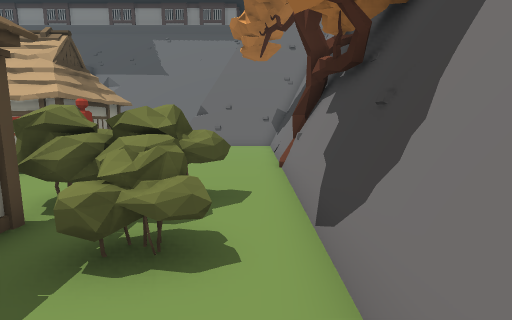
View 1 (above)

24 first-person views from a walk through a Unity game level. The camera is 1.4 m above the floor, tilts 8° down and sees 85° across. The floor is counted in squares, 1 m on a side. Each view is taken from the middle of a square. On the plan, view 1 faces up. The plan holds only what a view shows up to about 14 squares ahead; the rest is blank. The place goes on beyond the plan. The player is left out. Some animated figures are left out.

View 2
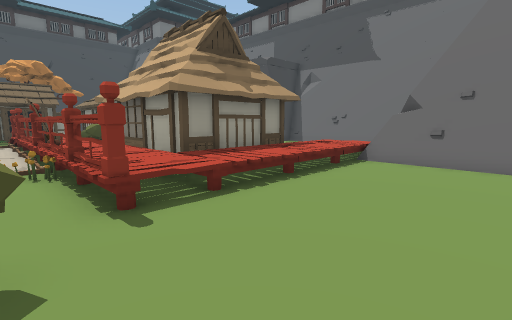

View 3
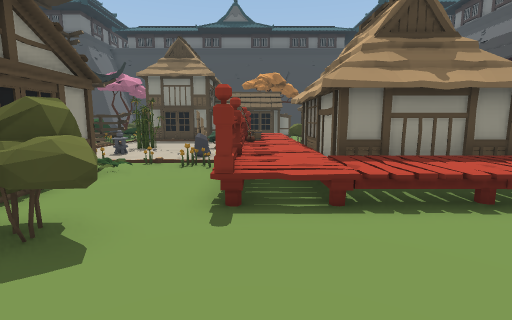

View 4
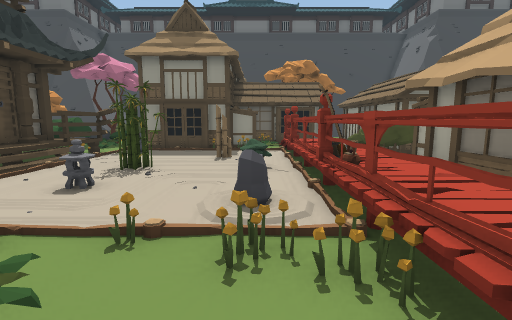

View 5
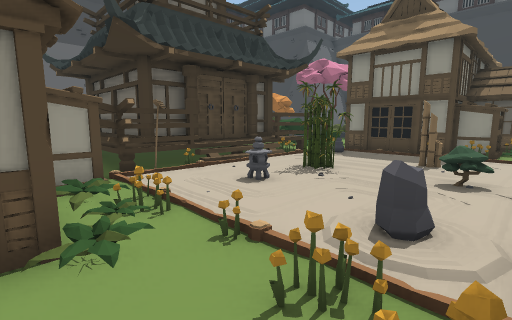

View 6
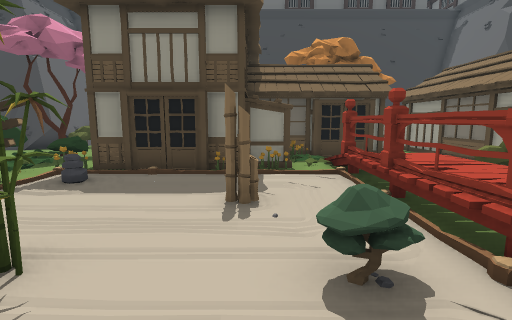

View 7
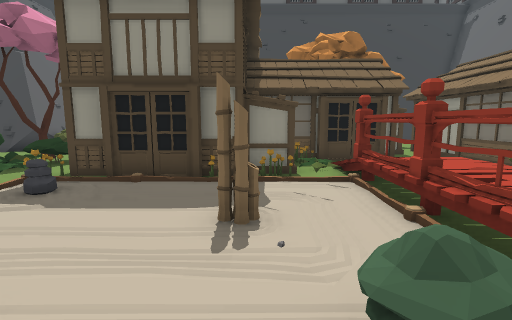

View 8
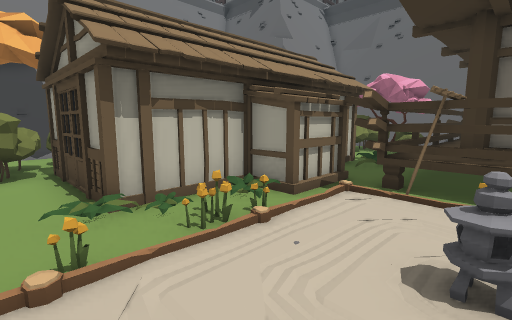

View 9
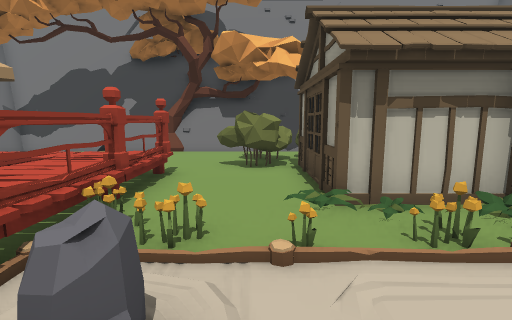

View 10
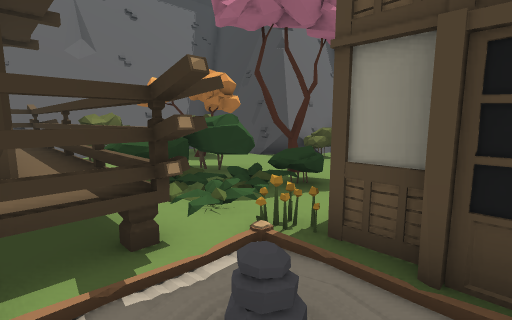

View 11
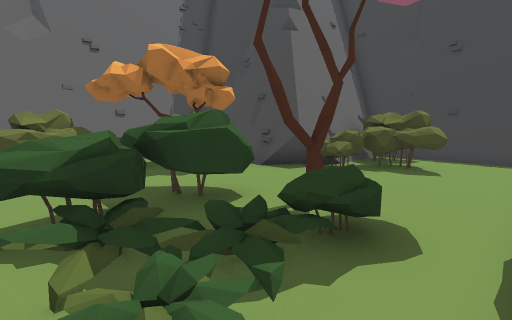

View 12
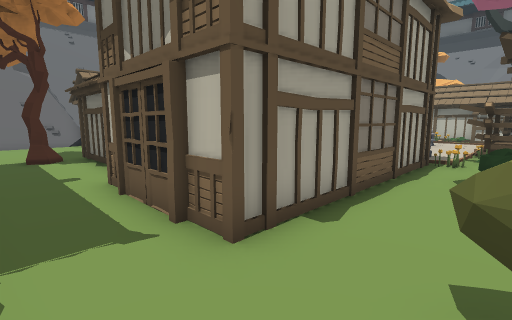

View 13
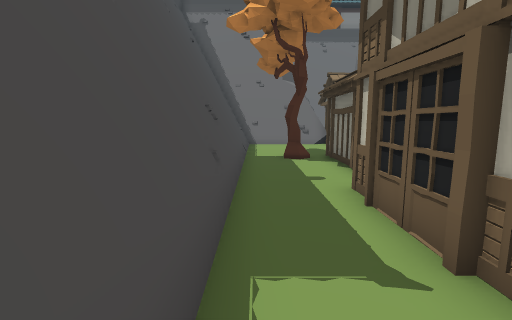

View 14
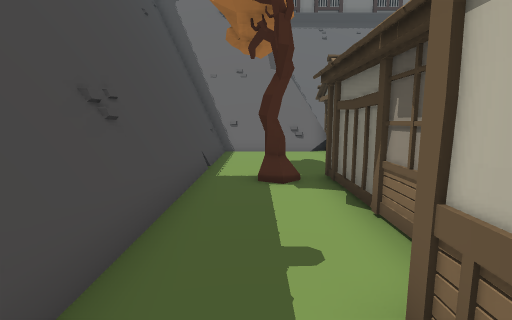

View 15
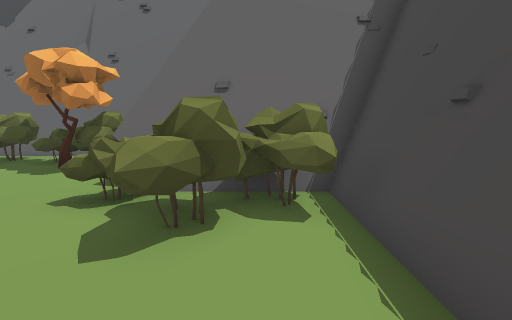

View 16
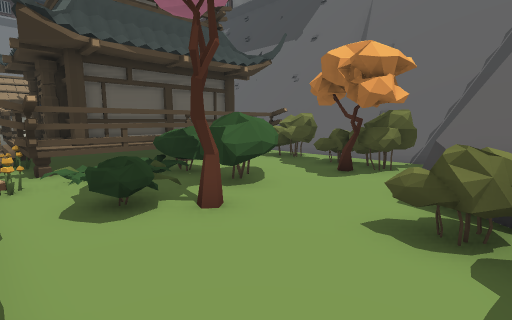

View 17
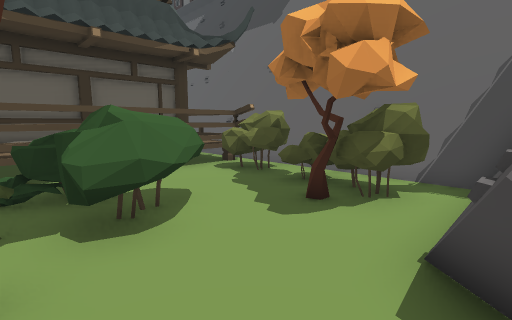

View 18
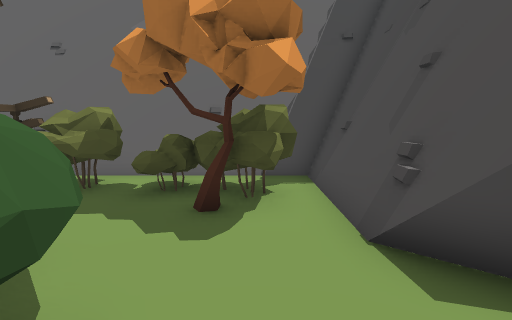

View 19
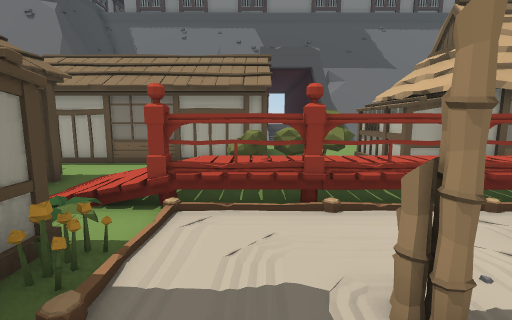

View 20
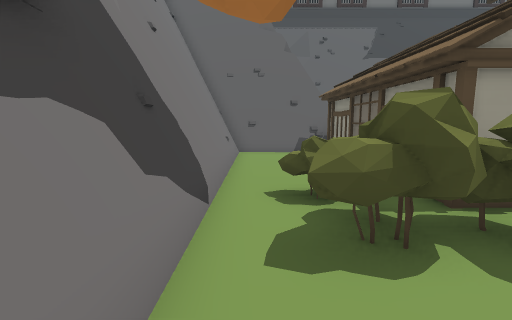

View 21
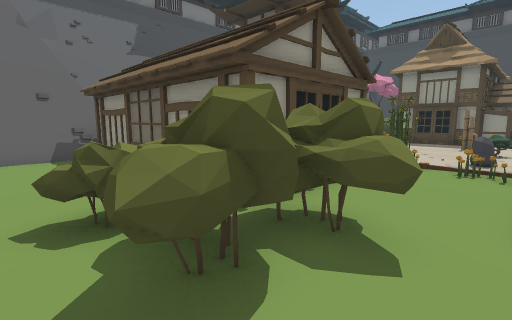

View 22
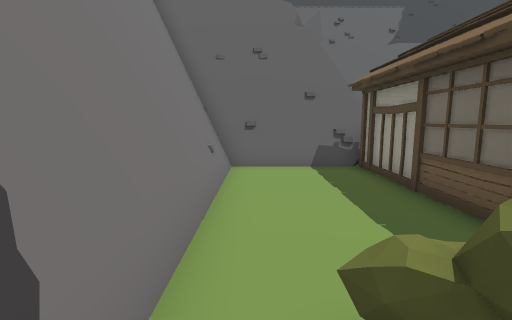

View 23
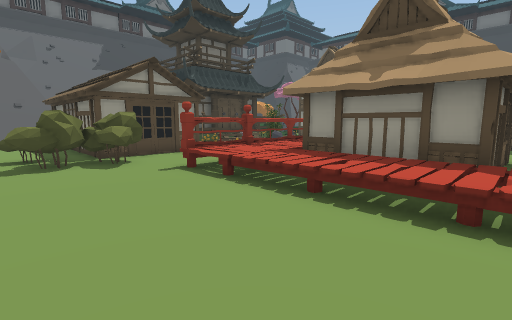

View 24
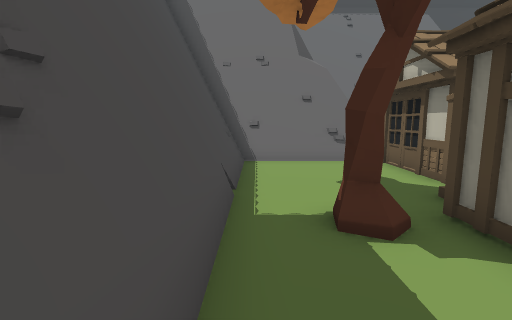

### Floor plan
Key: @ floor where view 1 was taken; # wall or solid block; . main floor; : floor 0.5 m higher than the main floor; + floor 0.75 m higher than the main floor; / step, stairs or slope; = window, fence, low wall or low ledge; T tree; F fence; B bush; P pot; R rock; L plant; A lantern; O other object.
Columns run from 31 left of view 1 to 2 right of it. Each row starts with its distance up from view 1.
 17 ######                   =:####
 16 #######                 ===#######
 15 #.....#         ..      #==.....##
 14 #....##         .O#######==.....##
 13 #....##       OOOO      ##=.....##
 12 #.....########  OO      ##O.....##
 11 #....OO.... BBBB.O#     ##=.....##
 10 #.TT#   #./ /BBB.O#######==.....##
  9 #.T.#   #.///=:====:=======.....T#
  8 #...#   #./FFFFFFFOFPFF#F#F.....##
  7 #...#   #..F.O.OFFFOFFFF.FF.....##
  6 #...#   #OL......O..R.O.....B...##
  5 #...#    OOO..#............BBBB.##
  4 #..##      #..........OL....BBB.##
  3 #..#       #.....O...OL.#####BB.##
  2 #..#       #....OO.A..OL#   #...##
  1 #..#########. .........##   #...##
  0 #..........O.O////.//OO     #..@##
 -1 #........B.L.###//+#O##     #...##
 -2 #..B.....B...#########      #...##
 -3 #BBBB...T....#             ##...##
 -4 #BB BB..BBLLL#             #....##
 -5 ######..BBBB.#             ######
 -6      #...B...#
 -7      #.T.....#
 -8      #.BTBBB.#
 -9      #BBBBBBB#
-10      #====#B##
-11      #########

Positions as (right, up) in squares from view 1, and headings:
1: (0, 0), facing up
2: (0, 6), facing up-left
3: (0, 8), facing left
4: (-6, 6), facing left
5: (-7, 7), facing down-left
6: (-12, 5), facing left
7: (-13, 5), facing left
8: (-12, 5), facing down-right
9: (-12, 5), facing right
10: (-17, 2), facing down-left
11: (-19, 0), facing down-left
12: (-30, -2), facing up-right
13: (-30, -1), facing up
14: (-29, 3), facing up
15: (-29, 1), facing down
16: (-27, 0), facing down-right
17: (-26, -3), facing down-right
18: (-24, -3), facing down
19: (-18, 3), facing up
20: (0, 8), facing down
21: (0, 7), facing down-left
22: (0, 4), facing down
23: (0, 15), facing down-left
24: (-30, 6), facing up
